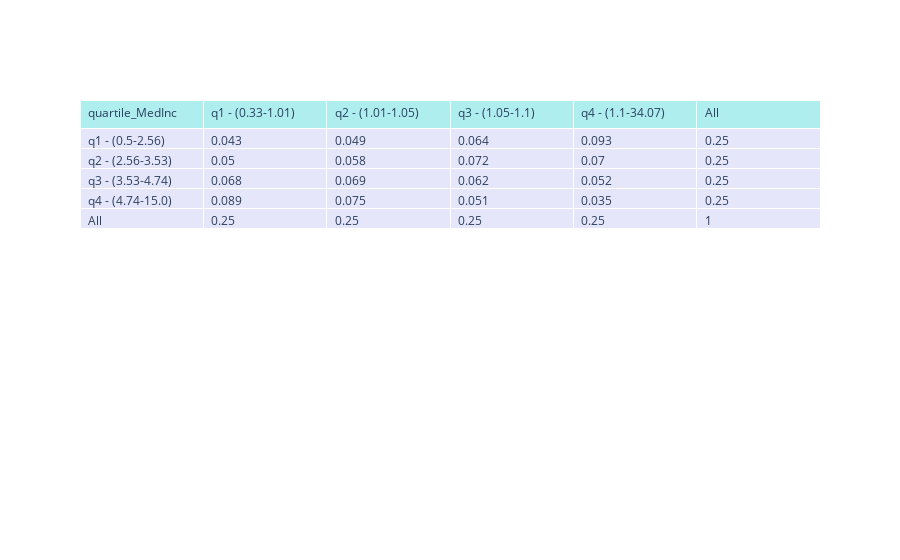

The notebook cell this image was saved under:
### Code cell
plot_df_table_plotly(ct_margins.reset_index())

### Figure 1 — Plotly figure (JSON) as saved in the notebook; plotly's stock layout.template omitted (floating-point values rounded to 4 significant figures)
{"data": [{"cells": {"align": "left", "fill": {"color": "lavender"}, "values": [["q1 - (0.5-2.56)", "q2 - (2.56-3.53)", "q3 - (3.53-4.74)", "q4 - (4.74-15.0)", "All"], [0.043, 0.05, 0.068, 0.089, 0.25], [0.049, 0.058, 0.069, 0.075, 0.25], [0.064, 0.072, 0.062, 0.051, 0.25], [0.093, 0.07, 0.052, 0.035, 0.25], [0.25, 0.25, 0.25, 0.25, 1]]}, "header": {"align": "left", "fill": {"color": "paleturquoise"}, "values": ["quartile_MedInc", "q1 - (0.33-1.01)", "q2 - (1.01-1.05)", "q3 - (1.05-1.1)", "q4 - (1.1-34.07)", "All"]}, "type": "table"}], "layout": {"autosize": true}}
